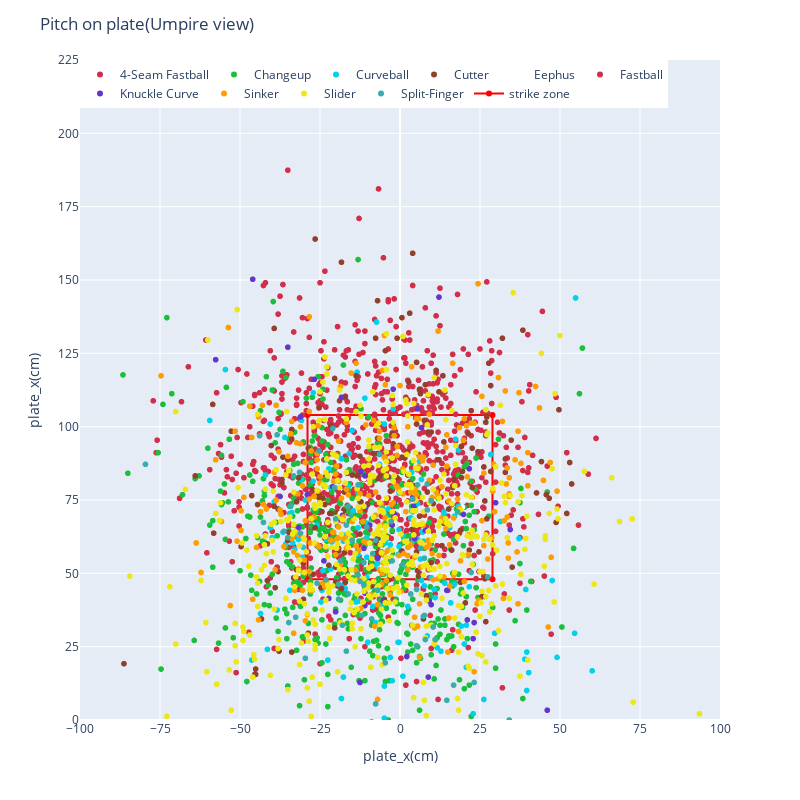

Notebook code for this chart:
### Code cell
# 早速可視化してみる

_fig = plate(df)
_fig.show()

### Figure 1 — Plotly figure (JSON) as saved in the notebook; plotly's stock layout.template omitted (floating-point values rounded to 4 significant figures; data arrays with more than 128 entries replaced by an {"elided": "..."} marker saying what was removed)
{"data": [{"customdata": {"elided": "871x10 mixed values"}, "hovertemplate": "<b>%{hovertext}</b><br><br>pitch_name=%{customdata[4]}<br>plate_x_cm=%{x}<br>plate_z_cm=%{y}<br>game_date=%{customdata[0]}<br>batter_name=%{customdata[1]}<br>pitcher_name=%{customdata[2]}<br>effective_speed_kh=%{customdata[3]}<br>hit_distance_sc_m=%{customdata[5]}<br>launch_speed_kh=%{customdata[6]}<br>launch_angle=%{customdata[7]}<br>des=%{customdata[8]}<br>description=%{customdata[9]}<extra></extra>", "hovertext": {"elided": "871 str values"}, "legendgroup": "4-Seam Fastball", "marker": {"color": "rgb(210, 46, 73)", "symbol": "circle"}, "mode": "markers", "name": "4-Seam Fastball", "showlegend": true, "type": "scattergl", "x": {"elided": "871 float values"}, "xaxis": "x", "y": {"elided": "871 float values"}, "yaxis": "y"}, {"customdata": {"elided": "467x10 mixed values"}, "hovertemplate": "<b>%{hovertext}</b><br><br>pitch_name=%{customdata[4]}<br>plate_x_cm=%{x}<br>plate_z_cm=%{y}<br>game_date=%{customdata[0]}<br>batter_name=%{customdata[1]}<br>pitcher_name=%{customdata[2]}<br>effective_speed_kh=%{customdata[3]}<br>hit_distance_sc_m=%{customdata[5]}<br>launch_speed_kh=%{customdata[6]}<br>launch_angle=%{customdata[7]}<br>des=%{customdata[8]}<br>description=%{customdata[9]}<extra></extra>", "hovertext": {"elided": "467 str values"}, "legendgroup": "Changeup", "marker": {"color": "rgb(28, 191, 58)", "symbol": "circle"}, "mode": "markers", "name": "Changeup", "showlegend": true, "type": "scattergl", "x": {"elided": "467 float values"}, "xaxis": "x", "y": {"elided": "467 float values"}, "yaxis": "y"}, {"customdata": {"elided": "166x10 mixed values"}, "hovertemplate": "<b>%{hovertext}</b><br><br>pitch_name=%{customdata[4]}<br>plate_x_cm=%{x}<br>plate_z_cm=%{y}<br>game_date=%{customdata[0]}<br>batter_name=%{customdata[1]}<br>pitcher_name=%{customdata[2]}<br>effective_speed_kh=%{customdata[3]}<br>hit_distance_sc_m=%{customdata[5]}<br>launch_speed_kh=%{customdata[6]}<br>launch_angle=%{customdata[7]}<br>des=%{customdata[8]}<br>description=%{customdata[9]}<extra></extra>", "hovertext": {"elided": "166 str values"}, "legendgroup": "Curveball", "marker": {"color": "rgb(0, 210, 236)", "symbol": "circle"}, "mode": "markers", "name": "Curveball", "showlegend": true, "type": "scattergl", "x": {"elided": "166 float values"}, "xaxis": "x", "y": {"elided": "166 float values"}, "yaxis": "y"}, {"customdata": {"elided": "191x10 mixed values"}, "hovertemplate": "<b>%{hovertext}</b><br><br>pitch_name=%{customdata[4]}<br>plate_x_cm=%{x}<br>plate_z_cm=%{y}<br>game_date=%{customdata[0]}<br>batter_name=%{customdata[1]}<br>pitcher_name=%{customdata[2]}<br>effective_speed_kh=%{customdata[3]}<br>hit_distance_sc_m=%{customdata[5]}<br>launch_speed_kh=%{customdata[6]}<br>launch_angle=%{customdata[7]}<br>des=%{customdata[8]}<br>description=%{customdata[9]}<extra></extra>", "hovertext": {"elided": "191 str values"}, "legendgroup": "Cutter", "marker": {"color": "rgb(148, 63, 44)", "symbol": "circle"}, "mode": "markers", "name": "Cutter", "showlegend": true, "type": "scattergl", "x": {"elided": "191 float values"}, "xaxis": "x", "y": {"elided": "191 float values"}, "yaxis": "y"}, {"customdata": [["2022-09-05T00:00:00", "Ohtani, Shohei", "Clemens, Kody", 106.7, "Eephus", null, null, null, "Shohei Ohtani called out on strikes.", "called_strike"], ["2022-09-05T00:00:00", "Ohtani, Shohei", "Clemens, Kody", 86.08, "Eephus", 47.24, 140.5, 15, "Shohei Ohtani called out on strikes.", "foul"], ["2022-09-05T00:00:00", "Ohtani, Shohei", "Clemens, Kody", 87.68, "Eephus", null, null, null, "Shohei Ohtani called out on strikes.", "ball"], ["2022-09-05T00:00:00", "Ohtani, Shohei", "Clemens, Kody", 83.04, "Eephus", 3.66, 136.5, -13, "Shohei Ohtani called out on strikes.", "foul"]], "hovertemplate": "<b>%{hovertext}</b><br><br>pitch_name=%{customdata[4]}<br>plate_x_cm=%{x}<br>plate_z_cm=%{y}<br>game_date=%{customdata[0]}<br>batter_name=%{customdata[1]}<br>pitcher_name=%{customdata[2]}<br>effective_speed_kh=%{customdata[3]}<br>hit_distance_sc_m=%{customdata[5]}<br>launch_speed_kh=%{customdata[6]}<br>launch_angle=%{customdata[7]}<br>des=%{customdata[8]}<br>description=%{customdata[9]}<extra></extra>", "hovertext": ["Eephus", "Eephus", "Eephus", "Eephus"], "legendgroup": "Eephus", "marker": {"color": "rgb(255, 255, 255)", "symbol": "circle"}, "mode": "markers", "name": "Eephus", "showlegend": true, "type": "scattergl", "x": [-18.59, 19.51, -3.66, -11.28], "xaxis": "x", "y": [70.41, 72.54, 57.3, 82.3], "yaxis": "y"}, {"customdata": [["2022-05-10T00:00:00", "Ohtani, Shohei", "Phillips, Brett", 84.8, "Fastball", 112.2, 174.2, 26, "Shohei Ohtani doubles (6) on a sharp fly ball to right fielder Harold Ramirez.", "hit_into_play"], ["2022-05-10T00:00:00", "Ohtani, Shohei", "Phillips, Brett", 82.24, "Fastball", null, null, null, "Shohei Ohtani doubles (6) on a sharp fly ball to right fielder Harold Ramirez.", "ball"], ["2022-05-10T00:00:00", "Ohtani, Shohei", "Phillips, Brett", 86.4, "Fastball", null, null, null, "Shohei Ohtani doubles (6) on a sharp fly ball to right fielder Harold Ramirez.", "called_strike"]], "hovertemplate": "<b>%{hovertext}</b><br><br>pitch_name=%{customdata[4]}<br>plate_x_cm=%{x}<br>plate_z_cm=%{y}<br>game_date=%{customdata[0]}<br>batter_name=%{customdata[1]}<br>pitcher_name=%{customdata[2]}<br>effective_speed_kh=%{customdata[3]}<br>hit_distance_sc_m=%{customdata[5]}<br>launch_speed_kh=%{customdata[6]}<br>launch_angle=%{customdata[7]}<br>des=%{customdata[8]}<br>description=%{customdata[9]}<extra></extra>", "hovertext": ["Fastball", "Fastball", "Fastball"], "legendgroup": "Fastball", "marker": {"color": "rgb(210, 46, 73)", "symbol": "circle"}, "mode": "markers", "name": "Fastball", "showlegend": true, "type": "scattergl", "x": [-15.85, -30.48, -7.32], "xaxis": "x", "y": [93.57, 137.2, 73.46], "yaxis": "y"}, {"customdata": {"elided": "54x10 mixed values"}, "hovertemplate": "<b>%{hovertext}</b><br><br>pitch_name=%{customdata[4]}<br>plate_x_cm=%{x}<br>plate_z_cm=%{y}<br>game_date=%{customdata[0]}<br>batter_name=%{customdata[1]}<br>pitcher_name=%{customdata[2]}<br>effective_speed_kh=%{customdata[3]}<br>hit_distance_sc_m=%{customdata[5]}<br>launch_speed_kh=%{customdata[6]}<br>launch_angle=%{customdata[7]}<br>des=%{customdata[8]}<br>description=%{customdata[9]}<extra></extra>", "hovertext": ["Knuckle Curve", "Knuckle Curve", "Knuckle Curve", "Knuckle Curve", "Knuckle Curve", "Knuckle Curve", "Knuckle Curve", "Knuckle Curve", "Knuckle Curve", "Knuckle Curve", "Knuckle Curve", "Knuckle Curve", "Knuckle Curve", "Knuckle Curve", "Knuckle Curve", "Knuckle Curve", "Knuckle Curve", "Knuckle Curve", "Knuckle Curve", "Knuckle Curve", "Knuckle Curve", "Knuckle Curve", "Knuckle Curve", "Knuckle Curve", "Knuckle Curve", "Knuckle Curve", "Knuckle Curve", "Knuckle Curve", "Knuckle Curve", "Knuckle Curve", "Knuckle Curve", "Knuckle Curve", "Knuckle Curve", "Knuckle Curve", "Knuckle Curve", "Knuckle Curve", "Knuckle Curve", "Knuckle Curve", "Knuckle Curve", "Knuckle Curve", "Knuckle Curve", "Knuckle Curve", "Knuckle Curve", "Knuckle Curve", "Knuckle Curve", "Knuckle Curve", "Knuckle Curve", "Knuckle Curve", "Knuckle Curve", "Knuckle Curve", "Knuckle Curve", "Knuckle Curve", "Knuckle Curve", "Knuckle Curve"], "legendgroup": "Knuckle Curve", "marker": {"color": "rgb(98, 54, 204)", "symbol": "circle"}, "mode": "markers", "name": "Knuckle Curve", "showlegend": true, "type": "scattergl", "x": [6.71, 4.27, -10.97, -1.83, -13.11, -20.12, -22.25, -19.2, -31.7, 5.49, -23.77, 9.75, -57.61, 19.81, -46.02, 9.14, -2.44, -2.13, -21.03, 8.84, -26.82, -5.18, 29.87, 12.19, -37.49, -31.09, 23.16, 32.61, -12.5, 3.96, -17.98, -11.28, 2.13, -10.97, -7.01, -35.05, 4.57, -18.29, 21.64, 7.92, -12.19, 49.99, -10.97, -10.67, 22.86, 34.44, -9.45, 14.63, 14.94, 46.02, -28.96, -1.83, -7.01, 21.03], "xaxis": "x", "y": [99.67, 72.85, 39.01, 70.41, -6.1, 36.88, 41.45, 68.28, 65.53, 106.1, 54.25, 39.32, 122.8, 70.1, 150.3, 40.54, 66.45, 112.8, 79.55, 14.63, 116.1, 40.54, 74.07, 144.2, 76.2, 103.3, 33.22, -16.46, 12.8, 75.9, 69.8, 58.52, 21.64, 43.28, 44.5, 127.1, 61.87, 110.0, 85.65, 64.62, 84.73, -9.45, 83.21, 72.54, 27.74, 64.92, 66.45, 44.2, -42.37, 3.35, 76.81, 74.07, 55.17, 34.14], "yaxis": "y"}, {"customdata": {"elided": "272x10 mixed values"}, "hovertemplate": "<b>%{hovertext}</b><br><br>pitch_name=%{customdata[4]}<br>plate_x_cm=%{x}<br>plate_z_cm=%{y}<br>game_date=%{customdata[0]}<br>batter_name=%{customdata[1]}<br>pitcher_name=%{customdata[2]}<br>effective_speed_kh=%{customdata[3]}<br>hit_distance_sc_m=%{customdata[5]}<br>launch_speed_kh=%{customdata[6]}<br>launch_angle=%{customdata[7]}<br>des=%{customdata[8]}<br>description=%{customdata[9]}<extra></extra>", "hovertext": {"elided": "272 str values"}, "legendgroup": "Sinker", "marker": {"color": "rgb(254, 157, 0)", "symbol": "circle"}, "mode": "markers", "name": "Sinker", "showlegend": true, "type": "scattergl", "x": {"elided": "272 float values"}, "xaxis": "x", "y": {"elided": "272 float values"}, "yaxis": "y"}, {"customdata": {"elided": "446x10 mixed values"}, "hovertemplate": "<b>%{hovertext}</b><br><br>pitch_name=%{customdata[4]}<br>plate_x_cm=%{x}<br>plate_z_cm=%{y}<br>game_date=%{customdata[0]}<br>batter_name=%{customdata[1]}<br>pitcher_name=%{customdata[2]}<br>effective_speed_kh=%{customdata[3]}<br>hit_distance_sc_m=%{customdata[5]}<br>launch_speed_kh=%{customdata[6]}<br>launch_angle=%{customdata[7]}<br>des=%{customdata[8]}<br>description=%{customdata[9]}<extra></extra>", "hovertext": {"elided": "446 str values"}, "legendgroup": "Slider", "marker": {"color": "rgb(237, 231, 22)", "symbol": "circle"}, "mode": "markers", "name": "Slider", "showlegend": true, "type": "scattergl", "x": {"elided": "446 float values"}, "xaxis": "x", "y": {"elided": "446 float values"}, "yaxis": "y"}, {"customdata": {"elided": "72x10 mixed values"}, "hovertemplate": "<b>%{hovertext}</b><br><br>pitch_name=%{customdata[4]}<br>plate_x_cm=%{x}<br>plate_z_cm=%{y}<br>game_date=%{customdata[0]}<br>batter_name=%{customdata[1]}<br>pitcher_name=%{customdata[2]}<br>effective_speed_kh=%{customdata[3]}<br>hit_distance_sc_m=%{customdata[5]}<br>launch_speed_kh=%{customdata[6]}<br>launch_angle=%{customdata[7]}<br>des=%{customdata[8]}<br>description=%{customdata[9]}<extra></extra>", "hovertext": ["Split-Finger", "Split-Finger", "Split-Finger", "Split-Finger", "Split-Finger", "Split-Finger", "Split-Finger", "Split-Finger", "Split-Finger", "Split-Finger", "Split-Finger", "Split-Finger", "Split-Finger", "Split-Finger", "Split-Finger", "Split-Finger", "Split-Finger", "Split-Finger", "Split-Finger", "Split-Finger", "Split-Finger", "Split-Finger", "Split-Finger", "Split-Finger", "Split-Finger", "Split-Finger", "Split-Finger", "Split-Finger", "Split-Finger", "Split-Finger", "Split-Finger", "Split-Finger", "Split-Finger", "Split-Finger", "Split-Finger", "Split-Finger", "Split-Finger", "Split-Finger", "Split-Finger", "Split-Finger", "Split-Finger", "Split-Finger", "Split-Finger", "Split-Finger", "Split-Finger", "Split-Finger", "Split-Finger", "Split-Finger", "Split-Finger", "Split-Finger", "Split-Finger", "Split-Finger", "Split-Finger", "Split-Finger", "Split-Finger", "Split-Finger", "Split-Finger", "Split-Finger", "Split-Finger", "Split-Finger", "Split-Finger", "Split-Finger", "Split-Finger", "Split-Finger", "Split-Finger", "Split-Finger", "Split-Finger", "Split-Finger", "Split-Finger", "Split-Finger", "Split-Finger", "Split-Finger"], "legendgroup": "Split-Finger", "marker": {"color": "rgb(58, 172, 172)", "symbol": "circle"}, "mode": "markers", "name": "Split-Finger", "showlegend": true, "type": "scattergl", "x": [-6.4, -34.14, -11.89, -42.67, 7.62, -14.94, 14.63, -35.05, -20.42, 8.53, 5.18, -4.57, -25.91, 8.53, 24.99, 10.97, 7.62, 16.76, 5.49, -15.24, 9.75, 7.32, -19.2, -21.03, 5.18, 6.1, -16.76, -18.59, -7.01, -6.1, 3.96, 18.29, -12.5, 34.14, -16.76, -11.28, 0.91, -8.53, -36.27, -10.36, -8.84, 3.35, -2.44, -31.39, 22.25, -20.12, -79.55, -23.16, 10.36, 6.4, -19.2, -13.11, -13.11, -7.62, -32.61, -7.62, -16.15, 23.16, 17.98, -31.09, -17.98, -33.22, -2.74, -25.3, -43.89, -16.15, -29.57, -34.75, 27.43, -11.28, -38.4, 7.92], "xaxis": "x", "y": [90.53, 72.85, 35.66, 67.36, 55.17, 61.26, 6.71, 62.18, 79.25, 80.47, 44.5, 19.51, 46.63, 71.63, -24.99, 27.43, 35.66, 11.89, 80.16, 69.8, 74.68, 35.36, 46.33, 99.36, 25.3, -3.96, 66.45, 54.25, 44.2, -6.71, 75.29, -14.02, 47.24, 0, 23.47, 53.64, 53.04, 56.69, 64.31, 65.84, 34.44, 42.98, 54.25, 84.43, 50.29, 68.58, 87.17, 47.85, 31.7, 58.52, 41.15, 80.16, 49.38, 61.26, 35.05, 5.49, 42.98, 12.8, 71.02, 63.7, 32.31, 83.21, 67.67, 91.74, 96.93, 72.85, 21.03, 33.22, 48.77, 46.02, 97.23, 27.43], "yaxis": "y"}, {"line": {"color": "red"}, "name": "strike zone", "type": "scatter", "x": [-28.9, -28.9, 28.9, 28.9, -28.9], "y": [48, 104, 104, 48, 48]}], "layout": {"autosize": false, "height": 800, "legend": {"orientation": "h", "title": {}, "tracegroupgap": 0, "x": 0, "xanchor": "left", "y": 1, "yanchor": "top"}, "margin": {"t": 60}, "title": {"text": "Pitch on plate(Umpire view)"}, "width": 800, "xaxis": {"anchor": "y", "domain": [0, 1], "dtick": 25, "range": [-100, 100], "title": {"text": "plate_x(cm)"}}, "yaxis": {"anchor": "x", "domain": [0, 1], "dtick": 25, "range": [0, 225], "title": {"text": "plate_x(cm)"}}}}
